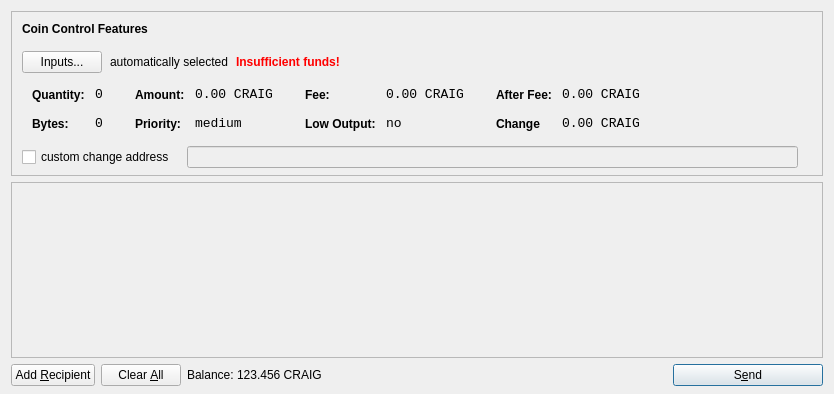
<?xml version="1.0" encoding="UTF-8"?>
<ui version="4.0">
 <class>SendCoinsDialog</class>
 <widget class="QDialog" name="SendCoinsDialog">
  <property name="geometry">
   <rect>
    <x>0</x>
    <y>0</y>
    <width>831</width>
    <height>394</height>
   </rect>
  </property>
  <property name="windowTitle">
   <string>Send Coins</string>
  </property>
  <layout class="QVBoxLayout" name="verticalLayout" stretch="0,1,0">
   <property name="bottomMargin">
    <number>8</number>
   </property>
   <item>
    <widget class="QFrame" name="frameCoinControl">
     <property name="sizePolicy">
      <sizepolicy hsizetype="Expanding" vsizetype="Expanding">
       <horstretch>0</horstretch>
       <verstretch>0</verstretch>
      </sizepolicy>
     </property>
     <property name="maximumSize">
      <size>
       <width>16777215</width>
       <height>16777215</height>
      </size>
     </property>
     <property name="frameShape">
      <enum>QFrame::StyledPanel</enum>
     </property>
     <property name="frameShadow">
      <enum>QFrame::Sunken</enum>
     </property>
     <layout class="QVBoxLayout" name="verticalLayoutCoinControl2">
      <property name="spacing">
       <number>6</number>
      </property>
      <property name="leftMargin">
       <number>0</number>
      </property>
      <property name="topMargin">
       <number>0</number>
      </property>
      <property name="rightMargin">
       <number>0</number>
      </property>
      <property name="bottomMargin">
       <number>6</number>
      </property>
      <item>
       <layout class="QVBoxLayout" name="verticalLayoutCoinControl" stretch="0,0,0,0,1">
        <property name="spacing">
         <number>0</number>
        </property>
        <property name="leftMargin">
         <number>10</number>
        </property>
        <property name="topMargin">
         <number>10</number>
        </property>
        <item>
         <layout class="QHBoxLayout" name="horizontalLayoutCoinControl1">
          <property name="bottomMargin">
           <number>15</number>
          </property>
          <item>
           <widget class="QLabel" name="labelCoinControlFeatures">
            <property name="sizePolicy">
             <sizepolicy hsizetype="Preferred" vsizetype="Maximum">
              <horstretch>0</horstretch>
              <verstretch>0</verstretch>
             </sizepolicy>
            </property>
            <property name="font">
             <font>
              <weight>75</weight>
              <bold>true</bold>
             </font>
            </property>
            <property name="styleSheet">
             <string notr="true">font-weight:bold;</string>
            </property>
            <property name="text">
             <string>Coin Control Features</string>
            </property>
           </widget>
          </item>
         </layout>
        </item>
        <item>
         <layout class="QHBoxLayout" name="horizontalLayoutCoinControl2" stretch="0,0,0,0">
          <property name="spacing">
           <number>8</number>
          </property>
          <property name="bottomMargin">
           <number>10</number>
          </property>
          <item>
           <widget class="QPushButton" name="pushButtonCoinControl">
            <property name="styleSheet">
             <string notr="true"/>
            </property>
            <property name="text">
             <string>Inputs...</string>
            </property>
           </widget>
          </item>
          <item>
           <widget class="QLabel" name="labelCoinControlAutomaticallySelected">
            <property name="text">
             <string>automatically selected</string>
            </property>
            <property name="margin">
             <number>5</number>
            </property>
           </widget>
          </item>
          <item>
           <widget class="QLabel" name="labelCoinControlInsuffFunds">
            <property name="font">
             <font>
              <weight>75</weight>
              <bold>true</bold>
             </font>
            </property>
            <property name="styleSheet">
             <string notr="true">color:red;font-weight:bold;</string>
            </property>
            <property name="text">
             <string>Insufficient funds!</string>
            </property>
            <property name="margin">
             <number>5</number>
            </property>
           </widget>
          </item>
          <item>
           <spacer name="horizontalSpacerCoinControl">
            <property name="orientation">
             <enum>Qt::Horizontal</enum>
            </property>
            <property name="sizeHint" stdset="0">
             <size>
              <width>40</width>
              <height>1</height>
             </size>
            </property>
           </spacer>
          </item>
         </layout>
        </item>
        <item>
         <widget class="QWidget" name="widgetCoinControl" native="true">
          <property name="sizePolicy">
           <sizepolicy hsizetype="Preferred" vsizetype="Preferred">
            <horstretch>0</horstretch>
            <verstretch>0</verstretch>
           </sizepolicy>
          </property>
          <property name="minimumSize">
           <size>
            <width>0</width>
            <height>0</height>
           </size>
          </property>
          <property name="styleSheet">
           <string notr="true"/>
          </property>
          <layout class="QHBoxLayout" name="horizontalLayoutCoinControl5">
           <property name="margin">
            <number>0</number>
           </property>
           <item>
            <layout class="QHBoxLayout" name="horizontalLayoutCoinControl3" stretch="0,0,0,1">
             <property name="spacing">
              <number>20</number>
             </property>
             <property name="topMargin">
              <number>0</number>
             </property>
             <property name="bottomMargin">
              <number>10</number>
             </property>
             <item>
              <layout class="QFormLayout" name="formLayoutCoinControl1">
               <property name="horizontalSpacing">
                <number>10</number>
               </property>
               <property name="verticalSpacing">
                <number>14</number>
               </property>
               <property name="leftMargin">
                <number>10</number>
               </property>
               <property name="topMargin">
                <number>4</number>
               </property>
               <property name="rightMargin">
                <number>6</number>
               </property>
               <item row="0" column="0">
                <widget class="QLabel" name="labelCoinControlQuantityText">
                 <property name="styleSheet">
                  <string notr="true">font-weight:bold;</string>
                 </property>
                 <property name="text">
                  <string>Quantity:</string>
                 </property>
                 <property name="margin">
                  <number>0</number>
                 </property>
                </widget>
               </item>
               <item row="0" column="1">
                <widget class="QLabel" name="labelCoinControlQuantity">
                 <property name="font">
                  <font>
                   <family>Monospace</family>
                   <pointsize>10</pointsize>
                  </font>
                 </property>
                 <property name="cursor">
                  <cursorShape>IBeamCursor</cursorShape>
                 </property>
                 <property name="contextMenuPolicy">
                  <enum>Qt::ActionsContextMenu</enum>
                 </property>
                 <property name="text">
                  <string>0</string>
                 </property>
                 <property name="margin">
                  <number>0</number>
                 </property>
                 <property name="textInteractionFlags">
                  <set>Qt::LinksAccessibleByMouse|Qt::TextSelectableByKeyboard|Qt::TextSelectableByMouse</set>
                 </property>
                </widget>
               </item>
               <item row="1" column="0">
                <widget class="QLabel" name="labelCoinControlBytesText">
                 <property name="styleSheet">
                  <string notr="true">font-weight:bold;</string>
                 </property>
                 <property name="text">
                  <string>Bytes:</string>
                 </property>
                </widget>
               </item>
               <item row="1" column="1">
                <widget class="QLabel" name="labelCoinControlBytes">
                 <property name="font">
                  <font>
                   <family>Monospace</family>
                   <pointsize>10</pointsize>
                  </font>
                 </property>
                 <property name="cursor">
                  <cursorShape>IBeamCursor</cursorShape>
                 </property>
                 <property name="contextMenuPolicy">
                  <enum>Qt::ActionsContextMenu</enum>
                 </property>
                 <property name="text">
                  <string>0</string>
                 </property>
                 <property name="textInteractionFlags">
                  <set>Qt::LinksAccessibleByMouse|Qt::TextSelectableByKeyboard|Qt::TextSelectableByMouse</set>
                 </property>
                </widget>
               </item>
              </layout>
             </item>
             <item>
              <layout class="QFormLayout" name="formLayoutCoinControl2">
               <property name="horizontalSpacing">
                <number>10</number>
               </property>
               <property name="verticalSpacing">
                <number>14</number>
               </property>
               <property name="leftMargin">
                <number>6</number>
               </property>
               <property name="topMargin">
                <number>4</number>
               </property>
               <property name="rightMargin">
                <number>6</number>
               </property>
               <item row="0" column="0">
                <widget class="QLabel" name="labelCoinControlAmountText">
                 <property name="styleSheet">
                  <string notr="true">font-weight:bold;</string>
                 </property>
                 <property name="text">
                  <string>Amount:</string>
                 </property>
                 <property name="margin">
                  <number>0</number>
                 </property>
                </widget>
               </item>
               <item row="0" column="1">
                <widget class="QLabel" name="labelCoinControlAmount">
                 <property name="font">
                  <font>
                   <family>Monospace</family>
                   <pointsize>10</pointsize>
                  </font>
                 </property>
                 <property name="cursor">
                  <cursorShape>IBeamCursor</cursorShape>
                 </property>
                 <property name="contextMenuPolicy">
                  <enum>Qt::ActionsContextMenu</enum>
                 </property>
                 <property name="text">
                  <string>0.00 CRAIG</string>
                 </property>
                 <property name="textInteractionFlags">
                  <set>Qt::LinksAccessibleByMouse|Qt::TextSelectableByKeyboard|Qt::TextSelectableByMouse</set>
                 </property>
                </widget>
               </item>
               <item row="1" column="0">
                <widget class="QLabel" name="labelCoinControlPriorityText">
                 <property name="styleSheet">
                  <string notr="true">font-weight:bold;</string>
                 </property>
                 <property name="text">
                  <string>Priority:</string>
                 </property>
                </widget>
               </item>
               <item row="1" column="1">
                <widget class="QLabel" name="labelCoinControlPriority">
                 <property name="font">
                  <font>
                   <family>Monospace</family>
                   <pointsize>10</pointsize>
                  </font>
                 </property>
                 <property name="cursor">
                  <cursorShape>IBeamCursor</cursorShape>
                 </property>
                 <property name="contextMenuPolicy">
                  <enum>Qt::ActionsContextMenu</enum>
                 </property>
                 <property name="text">
                  <string>medium</string>
                 </property>
                 <property name="textInteractionFlags">
                  <set>Qt::LinksAccessibleByMouse|Qt::TextSelectableByKeyboard|Qt::TextSelectableByMouse</set>
                 </property>
                </widget>
               </item>
              </layout>
             </item>
             <item>
              <layout class="QFormLayout" name="formLayoutCoinControl3">
               <property name="horizontalSpacing">
                <number>10</number>
               </property>
               <property name="verticalSpacing">
                <number>14</number>
               </property>
               <property name="leftMargin">
                <number>6</number>
               </property>
               <property name="topMargin">
                <number>4</number>
               </property>
               <property name="rightMargin">
                <number>6</number>
               </property>
               <item row="0" column="0">
                <widget class="QLabel" name="labelCoinControlFeeText">
                 <property name="styleSheet">
                  <string notr="true">font-weight:bold;</string>
                 </property>
                 <property name="text">
                  <string>Fee:</string>
                 </property>
                 <property name="margin">
                  <number>0</number>
                 </property>
                </widget>
               </item>
               <item row="0" column="1">
                <widget class="QLabel" name="labelCoinControlFee">
                 <property name="font">
                  <font>
                   <family>Monospace</family>
                   <pointsize>10</pointsize>
                  </font>
                 </property>
                 <property name="cursor">
                  <cursorShape>IBeamCursor</cursorShape>
                 </property>
                 <property name="contextMenuPolicy">
                  <enum>Qt::ActionsContextMenu</enum>
                 </property>
                 <property name="text">
                  <string>0.00 CRAIG</string>
                 </property>
                 <property name="textInteractionFlags">
                  <set>Qt::LinksAccessibleByMouse|Qt::TextSelectableByKeyboard|Qt::TextSelectableByMouse</set>
                 </property>
                </widget>
               </item>
               <item row="1" column="0">
                <widget class="QLabel" name="labelCoinControlLowOutputText">
                 <property name="styleSheet">
                  <string notr="true">font-weight:bold;</string>
                 </property>
                 <property name="text">
                  <string>Low Output:</string>
                 </property>
                </widget>
               </item>
               <item row="1" column="1">
                <widget class="QLabel" name="labelCoinControlLowOutput">
                 <property name="font">
                  <font>
                   <family>Monospace</family>
                   <pointsize>10</pointsize>
                  </font>
                 </property>
                 <property name="cursor">
                  <cursorShape>IBeamCursor</cursorShape>
                 </property>
                 <property name="contextMenuPolicy">
                  <enum>Qt::ActionsContextMenu</enum>
                 </property>
                 <property name="text">
                  <string>no</string>
                 </property>
                 <property name="textInteractionFlags">
                  <set>Qt::LinksAccessibleByMouse|Qt::TextSelectableByKeyboard|Qt::TextSelectableByMouse</set>
                 </property>
                </widget>
               </item>
              </layout>
             </item>
             <item>
              <layout class="QFormLayout" name="formLayoutCoinControl4">
               <property name="horizontalSpacing">
                <number>10</number>
               </property>
               <property name="verticalSpacing">
                <number>14</number>
               </property>
               <property name="leftMargin">
                <number>6</number>
               </property>
               <property name="topMargin">
                <number>4</number>
               </property>
               <property name="rightMargin">
                <number>6</number>
               </property>
               <item row="0" column="0">
                <widget class="QLabel" name="labelCoinControlAfterFeeText">
                 <property name="styleSheet">
                  <string notr="true">font-weight:bold;</string>
                 </property>
                 <property name="text">
                  <string>After Fee:</string>
                 </property>
                 <property name="margin">
                  <number>0</number>
                 </property>
                </widget>
               </item>
               <item row="0" column="1">
                <widget class="QLabel" name="labelCoinControlAfterFee">
                 <property name="font">
                  <font>
                   <family>Monospace</family>
                   <pointsize>10</pointsize>
                  </font>
                 </property>
                 <property name="cursor">
                  <cursorShape>IBeamCursor</cursorShape>
                 </property>
                 <property name="contextMenuPolicy">
                  <enum>Qt::ActionsContextMenu</enum>
                 </property>
                 <property name="text">
                  <string>0.00 CRAIG</string>
                 </property>
                 <property name="textInteractionFlags">
                  <set>Qt::LinksAccessibleByMouse|Qt::TextSelectableByKeyboard|Qt::TextSelectableByMouse</set>
                 </property>
                </widget>
               </item>
               <item row="1" column="0">
                <widget class="QLabel" name="labelCoinControlChangeText">
                 <property name="styleSheet">
                  <string notr="true">font-weight:bold;</string>
                 </property>
                 <property name="text">
                  <string>Change</string>
                 </property>
                </widget>
               </item>
               <item row="1" column="1">
                <widget class="QLabel" name="labelCoinControlChange">
                 <property name="font">
                  <font>
                   <family>Monospace</family>
                   <pointsize>10</pointsize>
                  </font>
                 </property>
                 <property name="cursor">
                  <cursorShape>IBeamCursor</cursorShape>
                 </property>
                 <property name="contextMenuPolicy">
                  <enum>Qt::ActionsContextMenu</enum>
                 </property>
                 <property name="text">
                  <string>0.00 CRAIG</string>
                 </property>
                 <property name="textInteractionFlags">
                  <set>Qt::LinksAccessibleByMouse|Qt::TextSelectableByKeyboard|Qt::TextSelectableByMouse</set>
                 </property>
                </widget>
               </item>
              </layout>
             </item>
            </layout>
           </item>
          </layout>
         </widget>
        </item>
        <item>
         <layout class="QHBoxLayout" name="horizontalLayoutCoinControl4" stretch="0,0,0">
          <property name="spacing">
           <number>12</number>
          </property>
          <property name="sizeConstraint">
           <enum>QLayout::SetDefaultConstraint</enum>
          </property>
          <property name="topMargin">
           <number>5</number>
          </property>
          <property name="rightMargin">
           <number>5</number>
          </property>
          <item>
           <widget class="QCheckBox" name="checkBoxCoinControlChange">
            <property name="text">
             <string>custom change address</string>
            </property>
           </widget>
          </item>
          <item>
           <widget class="QLineEdit" name="lineEditCoinControlChange">
            <property name="enabled">
             <bool>false</bool>
            </property>
            <property name="sizePolicy">
             <sizepolicy hsizetype="Expanding" vsizetype="Fixed">
              <horstretch>0</horstretch>
              <verstretch>0</verstretch>
             </sizepolicy>
            </property>
           </widget>
          </item>
          <item>
           <widget class="QLabel" name="labelCoinControlChangeLabel">
            <property name="sizePolicy">
             <sizepolicy hsizetype="Preferred" vsizetype="Expanding">
              <horstretch>0</horstretch>
              <verstretch>0</verstretch>
             </sizepolicy>
            </property>
            <property name="minimumSize">
             <size>
              <width>0</width>
              <height>0</height>
             </size>
            </property>
            <property name="text">
             <string/>
            </property>
            <property name="margin">
             <number>3</number>
            </property>
           </widget>
          </item>
         </layout>
        </item>
        <item>
         <spacer name="verticalSpacerCoinControl">
          <property name="orientation">
           <enum>Qt::Vertical</enum>
          </property>
          <property name="sizeHint" stdset="0">
           <size>
            <width>800</width>
            <height>1</height>
           </size>
          </property>
         </spacer>
        </item>
       </layout>
      </item>
     </layout>
    </widget>
   </item>
   <item>
    <widget class="QScrollArea" name="scrollArea">
     <property name="widgetResizable">
      <bool>true</bool>
     </property>
     <widget class="QWidget" name="scrollAreaWidgetContents">
      <property name="geometry">
       <rect>
        <x>0</x>
        <y>0</y>
        <width>811</width>
        <height>166</height>
       </rect>
      </property>
      <layout class="QVBoxLayout" name="verticalLayout_2">
       <property name="margin">
        <number>0</number>
       </property>
       <item>
        <layout class="QVBoxLayout" name="entries">
         <property name="spacing">
          <number>6</number>
         </property>
        </layout>
       </item>
       <item>
        <spacer name="verticalSpacer">
         <property name="orientation">
          <enum>Qt::Vertical</enum>
         </property>
         <property name="sizeHint" stdset="0">
          <size>
           <width>20</width>
           <height>40</height>
          </size>
         </property>
        </spacer>
       </item>
      </layout>
     </widget>
    </widget>
   </item>
   <item>
    <layout class="QHBoxLayout" name="horizontalLayout">
     <item>
      <widget class="QPushButton" name="addButton">
       <property name="toolTip">
        <string>Send to multiple recipients at once</string>
       </property>
       <property name="text">
        <string>Add &amp;Recipient</string>
       </property>
       <property name="icon">
        <iconset resource="../bitcoin.qrc">
         <normaloff>:/icons/add</normaloff>:/icons/add</iconset>
       </property>
       <property name="autoDefault">
        <bool>false</bool>
       </property>
      </widget>
     </item>
     <item>
      <widget class="QPushButton" name="clearButton">
       <property name="sizePolicy">
        <sizepolicy hsizetype="Minimum" vsizetype="Fixed">
         <horstretch>0</horstretch>
         <verstretch>0</verstretch>
        </sizepolicy>
       </property>
       <property name="toolTip">
        <string>Remove all transaction fields</string>
       </property>
       <property name="text">
        <string>Clear &amp;All</string>
       </property>
       <property name="icon">
        <iconset resource="../bitcoin.qrc">
         <normaloff>:/icons/remove</normaloff>:/icons/remove</iconset>
       </property>
       <property name="autoRepeatDelay">
        <number>300</number>
       </property>
       <property name="autoDefault">
        <bool>false</bool>
       </property>
      </widget>
     </item>
     <item>
      <layout class="QHBoxLayout" name="horizontalLayout_2">
       <property name="spacing">
        <number>3</number>
       </property>
       <item>
        <widget class="QLabel" name="label">
         <property name="sizePolicy">
          <sizepolicy hsizetype="Preferred" vsizetype="Fixed">
           <horstretch>0</horstretch>
           <verstretch>0</verstretch>
          </sizepolicy>
         </property>
         <property name="text">
          <string>Balance:</string>
         </property>
        </widget>
       </item>
       <item>
        <widget class="QLabel" name="labelBalance">
         <property name="sizePolicy">
          <sizepolicy hsizetype="Preferred" vsizetype="Fixed">
           <horstretch>0</horstretch>
           <verstretch>0</verstretch>
          </sizepolicy>
         </property>
         <property name="cursor">
          <cursorShape>IBeamCursor</cursorShape>
         </property>
         <property name="text">
          <string>123.456 CRAIG</string>
         </property>
         <property name="textInteractionFlags">
          <set>Qt::LinksAccessibleByMouse|Qt::TextSelectableByKeyboard|Qt::TextSelectableByMouse</set>
         </property>
        </widget>
       </item>
      </layout>
     </item>
     <item>
      <spacer name="horizontalSpacer">
       <property name="orientation">
        <enum>Qt::Horizontal</enum>
       </property>
       <property name="sizeHint" stdset="0">
        <size>
         <width>40</width>
         <height>20</height>
        </size>
       </property>
      </spacer>
     </item>
     <item>
      <widget class="QPushButton" name="sendButton">
       <property name="minimumSize">
        <size>
         <width>150</width>
         <height>0</height>
        </size>
       </property>
       <property name="toolTip">
        <string>Confirm the send action</string>
       </property>
       <property name="text">
        <string>S&amp;end</string>
       </property>
       <property name="icon">
        <iconset resource="../bitcoin.qrc">
         <normaloff>:/icons/send</normaloff>:/icons/send</iconset>
       </property>
       <property name="default">
        <bool>true</bool>
       </property>
      </widget>
     </item>
    </layout>
   </item>
  </layout>
 </widget>
 <resources>
  <include location="../bitcoin.qrc"/>
 </resources>
 <connections/>
</ui>
